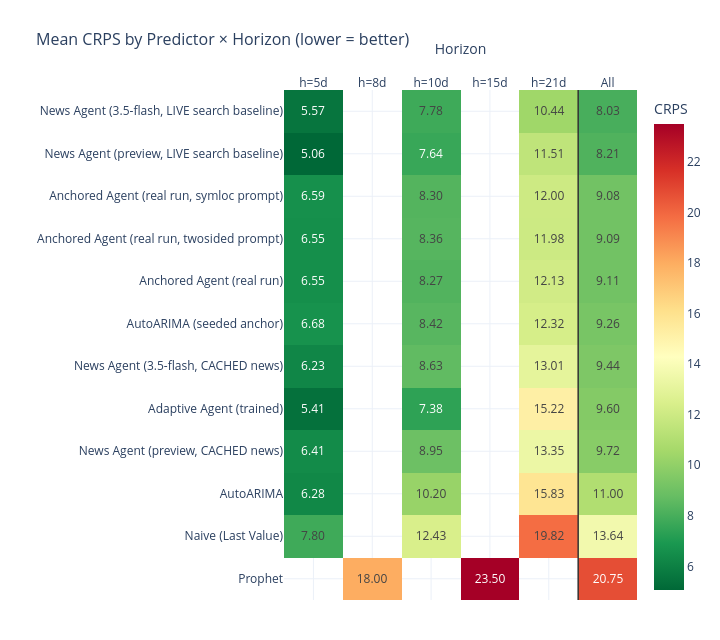

Notebook source saved alongside this figure:
### Code cell
viz.make_crps_heatmap(ph_crps)

### Figure 1 — Plotly figure (JSON) as saved in the notebook; plotly's stock layout.template omitted (floating-point values rounded to 4 significant figures)
{"data": [{"colorbar": {"title": {"text": "CRPS"}}, "colorscale": [[0, "rgb(0,104,55)"], [0.1, "rgb(26,152,80)"], [0.2, "rgb(102,189,99)"], [0.3, "rgb(166,217,106)"], [0.4, "rgb(217,239,139)"], [0.5, "rgb(255,255,191)"], [0.6, "rgb(254,224,139)"], [0.7, "rgb(253,174,97)"], [0.8, "rgb(244,109,67)"], [0.9, "rgb(215,48,39)"], [1, "rgb(165,0,38)"]], "hovertemplate": "%{y}<br>%{x}: %{z:.3f}<extra></extra>", "text": [["", "18.00", "", "23.50", "", "20.75"], ["7.80", "", "12.43", "", "19.82", "13.64"], ["6.28", "", "10.20", "", "15.83", "11.00"], ["6.41", "", "8.95", "", "13.35", "9.72"], ["5.41", "", "7.38", "", "15.22", "9.60"], ["6.23", "", "8.63", "", "13.01", "9.44"], ["6.68", "", "8.42", "", "12.32", "9.26"], ["6.55", "", "8.27", "", "12.13", "9.11"], ["6.55", "", "8.36", "", "11.98", "9.09"], ["6.59", "", "8.30", "", "12.00", "9.08"], ["5.06", "", "7.64", "", "11.51", "8.21"], ["5.57", "", "7.78", "", "10.44", "8.03"]], "textfont": {"size": 12}, "texttemplate": "%{text}", "type": "heatmap", "x": ["h=5d", "h=8d", "h=10d", "h=15d", "h=21d", "All"], "y": ["Prophet", "Naive (Last Value)", "AutoARIMA", "News Agent (preview, CACHED news)", "Adaptive Agent (trained)", "News Agent (3.5-flash, CACHED news)", "AutoARIMA (seeded anchor)", "Anchored Agent (real run)", "Anchored Agent (real run, twosided prompt)", "Anchored Agent (real run, symloc prompt)", "News Agent (preview, LIVE search baseline)", "News Agent (3.5-flash, LIVE search baseline)"], "z": [[NaN, 18.0, NaN, 23.5, NaN, 20.75], [7.8, NaN, 12.43, NaN, 19.82, 13.64], [6.28, NaN, 10.2, NaN, 15.83, 11.0], [6.407, NaN, 8.947, NaN, 13.35, 9.721], [5.411, NaN, 7.382, NaN, 15.22, 9.603], [6.226, NaN, 8.628, NaN, 13.01, 9.437], [6.677, NaN, 8.417, NaN, 12.32, 9.264], [6.549, NaN, 8.271, NaN, 12.13, 9.11], [6.554, NaN, 8.362, NaN, 11.98, 9.088], [6.592, NaN, 8.303, NaN, 12.0, 9.085], [5.064, NaN, 7.636, NaN, 11.51, 8.208], [5.567, NaN, 7.781, NaN, 10.44, 8.028]]}], "layout": {"height": 640, "margin": {"b": 40, "l": 230, "r": 40, "t": 90}, "shapes": [{"line": {"color": "#333333", "width": 1.5}, "type": "line", "x0": 4.5, "x1": 4.5, "xref": "x", "y0": 0, "y1": 1, "yref": "y domain"}], "title": {"font": {"size": 16}, "text": "Mean CRPS by Predictor × Horizon (lower = better)"}, "width": 720, "xaxis": {"side": "top", "title": {"text": "Horizon"}}, "yaxis": {"title": {"text": ""}}}}
